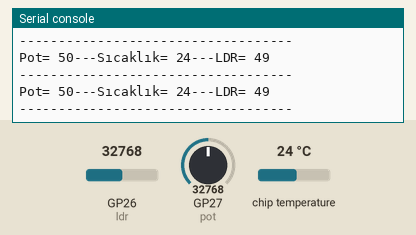
Simulated run of this program. Board: Raspberry Pi Pico running MicroPython. On the bench: the last lines printed to the serial console. Inputs (shaded band) come from the test bench; at power-on: chip temperature 24 °C, GP26 (ldr) = 32768, GP27 (pot) = 32768 (analog values on the 0–65535 scale).

Above: at 1.2 s.
1.3 s: chip temperature set to 1 °C
At 1.57 s:
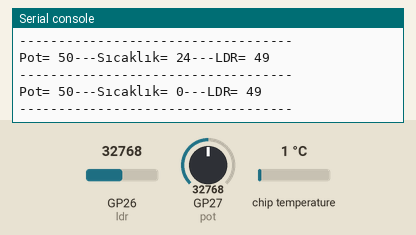
2.8 s: GP26 (ldr) set to 45874
At 2.98 s:
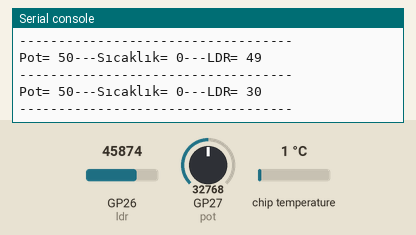
4.3 s: GP27 (pot) set to 45874
At 4.59 s:
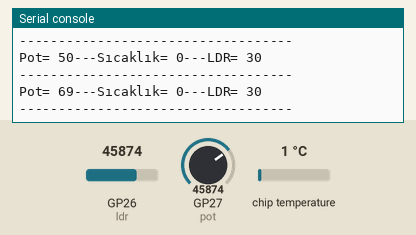
5.8 s: chip temperature set to 11 °C
At 6.0 s:
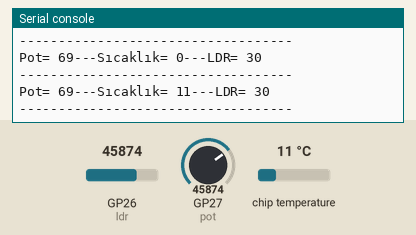
7.3 s: GP26 (ldr) set to 57670
At 7.61 s:
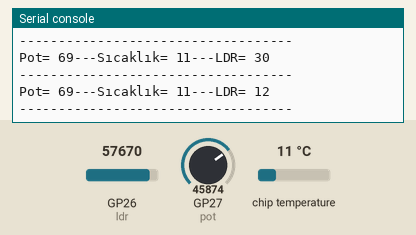
8.8 s: GP27 (pot) set to 57670
At 9.02 s:
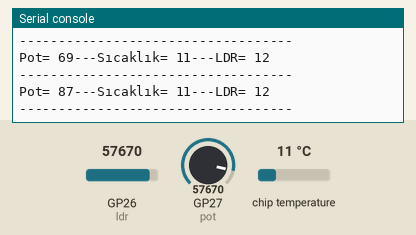
Timing chart, 0 to 11.3 s (numbered marks = the images above; inputs shaded):
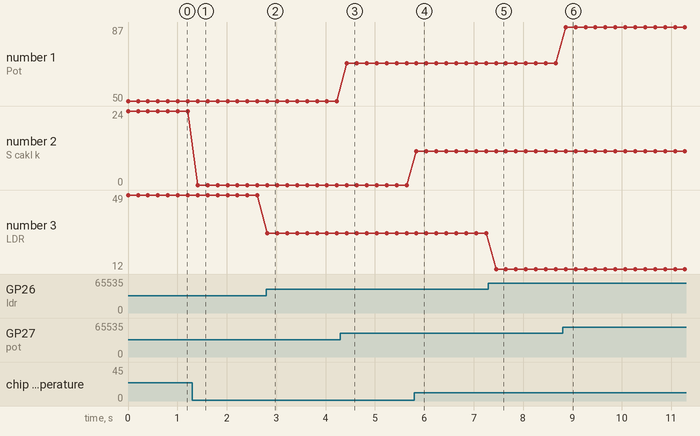

The program:

4_Bluetooth_POT_LDR_Sicaklik.py
```python
# Bluetooth Uygulaması #                     #// Bluetooth ile Pico bağlantısı uygulamasıdır.//#
# Bluetooth çalıştırmak için Bluetooth jumperın takılı olduğundan emin olun.

#Bluetooth kullanmak için önce mobil cihazınız ile DeneySeti üzerindeki HC-05 bluetooth modülünü eşleştirmeniz gerekir.
#// daha sonra ise mobil cihazınıza DeneySetini ve Picoyu kontrol edebilecek bir uygulama kurmanız gerekir.
#// Bunun için PlayStore mağazasındaki "Bluetooth Electronics" (keuwlsoft) uygulamasını kullanabilirsiniz.
#// Uygulamadan kendiniz arayüz tasarlayabileceğiniz gibi, hazır arayüzü indirmek için de uygulamadan "Load From Web Link" bağlantısını kullanabilirsiniz.
#// Hazır arayüz linki "https://raw.githubusercontent.com/cogullu/RPPicoDS/main/Bluetooth/RPPicoDS_Bluetooth.kwl?token=APP4NV4UOVXK5GZBO4SWAATA537CI"

from machine import Pin, UART, ADC
import utime

uart = UART(0, 9600)           # 0 numaralı UART protokolü üzerinde 9600 hızında veri iletişimi

pot = ADC(27)
ldr = ADC(26)
sicaklik_Pini = ADC(4)
donusturme_carpani = 3.3 / (65535)


def convert(x, in_min, in_max, out_min, out_max):    # Analog giriş değerini yüzdesel orantılamak için
    return (x - in_min) * (out_max - out_min) // (in_max - in_min) + out_min


while True:
    try:

# # # # # # ---------------------------------------Potansiyometre Kontrol-----------------------------------------------------------------
        potdeger= convert(pot.read_u16(), 0, 65535, 0, 100)   # Pot değeri hesaplanıyor.
        potdeger1= "*D"+str(potdeger)+ "*"                    # uygulamaya göndermek için gerekli formata çevriliyor.
        uart.write(potdeger1)                                 # uygulamaya gönderiliyor.
        potdeger2 = "*P" +  str(potdeger) + "*"               # uygulama arayüzündeki pot değeri gösteren Text için uygun formata çevriliyor
        uart.write(potdeger2)                                 # uygulamaya gönderiliyor.

# # # # # # ---------------------------------------Dahili Sıcaklık Kontrol-----------------------------------------------------------------
        okunan = sicaklik_Pini.read_u16() * donusturme_carpani
        sicaklik_Degeri = int(27 - (okunan - 0.706)/0.001721) # Sıcaklık hesaplandı
        sicaklikDegeri1="*E" + str(sicaklik_Degeri) + "*"     # uygulamaya göndermek için gerekli formata çevriliyor.
        uart.write(sicaklikDegeri1)                           # uygulamaya gönderiliyor.

        sicaklikDegeri2="*T" + str(sicaklik_Degeri) + "*"     # uygulama arayüzündeki Sıcaklık değeri gösteren Text için uygun formata çevriliyor
        uart.write(sicaklikDegeri2)                           # uygulamaya gönderiliyor.

# # # # # # ---------------------------------------LDR Kontrol-----------------------------------------------------------------
        ldrDeger =  convert(ldr.read_u16(), 0, 65535, 100, 0) # LDR yüzdesel hesaplanıyor
        ldrDeger1 = convert(ldrDeger, 100, 0, 100, 0)         # LDR aydınlık olarak gösterilmesi için tersleniyor.
        ldrDeger2 = ldrDeger1                                 # Bu değeri daha sonra kullanmak için başka bir değişkende saklıyoruz.
        ldrDeger1 = "*L" + str(ldrDeger1) + "*"               # uygulamaya göndermek için gerekli formata çevriliyor.
        uart.write(ldrDeger1)                                 # uygulamaya gönderiliyor.

        ldrDeger2 = "*A" + str(ldrDeger2) + "*"               # uygulama arayüzündeki LDR aydınlık değeri gösteren Text için uygun formata çevriliyor
        uart.write(ldrDeger2)                                 # uygulamaya gönderiliyor.

        print("Pot=", potdeger, end="---")
        print("Sıcaklık=", sicaklik_Degeri, end="---")
        print("LDR=", ldrDeger)
        print("-----------------------------------")

        utime.sleep(0.2)

    except:
        print("Hay Aksi Birşeyler Yanlış Gitti!")
```

Measured:
- after the input at 1.3 s, the serial console: prints a new line after 0.11 s (image 1)
- after the input at 2.8 s, the serial console: prints a new line at once (image 2)
- after the input at 4.3 s, the serial console: prints a new line after 0.13 s (image 3)
- after the input at 5.8 s, the serial console: prints a new line at once (image 4)
- after the input at 7.3 s, the serial console: prints a new line after 0.15 s (image 5)
- after the input at 8.8 s, the serial console: prints a new line after 0.06 s (image 6)
- plotted number 1: 50 → 69 after the input at 4.3 s, 69 → 87 after the input at 8.8 s
- plotted number 2: 24 → 0 after the input at 1.3 s, 0 → 11 after the input at 5.8 s
